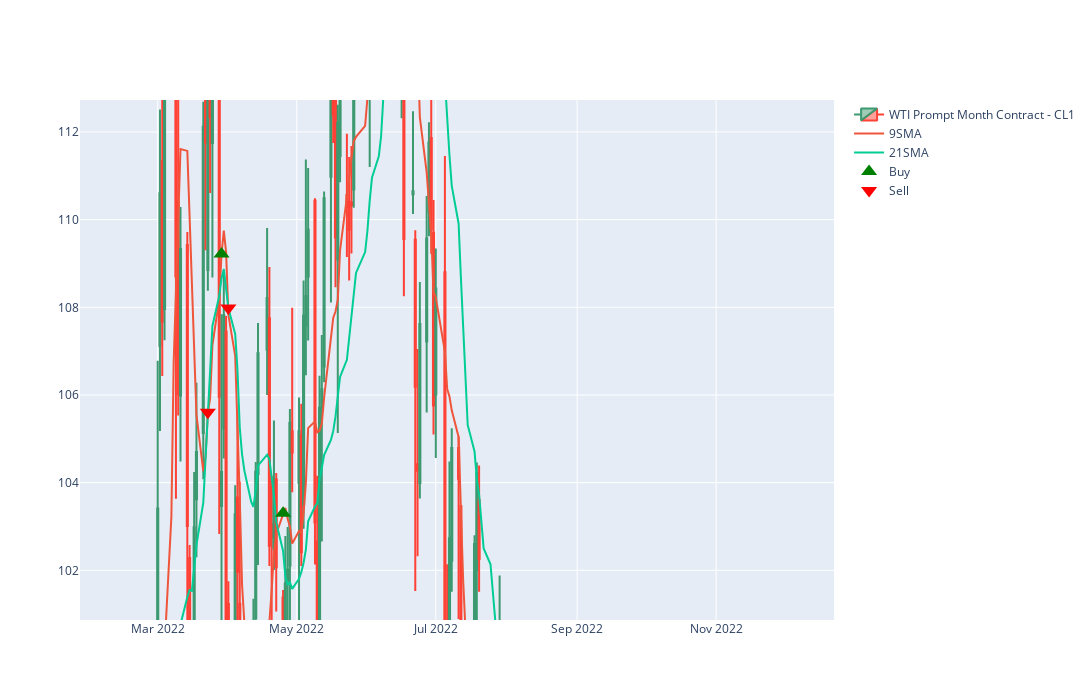

Here is the notebook cell this chart was saved with:
### Code cell
# simple candle chart

def ohlc_plot_sma(df):
    fig = go.Figure(data=[
                    go.Candlestick(
                        x=df.index,
                        open=df['Open'],
                        high=df['High'],
                        low=df['Low'], 
                        close=df['Close'],
                        name = 'WTI Prompt Month Contract - CL1'
                                        ),
                    go.Scatter(
                        x=df.index,
                        y=df['9SMA'],
                        name = '9SMA')]
                   )
                   
    fig.add_trace(go.Scatter(
                    x=df.index, 
                    y=df['21SMA'],
                    mode='lines',
                    name='21SMA')
                 
                 )
    # buy signals
    fig.add_trace(go.Scatter(
                    x=df[df['Position'] == 1].index, 
                    y=df['9SMA'][df['Position'] == 1],
                    mode='markers',
                    name='Buy',
                    marker_symbol='triangle-up',
                    marker_color='green',
                    marker_size=14))
    
    # sell signals
    fig.add_trace(go.Scatter(
                    x=df[df['Position'] == -1].index, 
                    y=df['21SMA'][df['Position'] == -1],
                    mode='markers',
                    name='Sell',
                    marker_symbol='triangle-down',
                    marker_color='red',
                    marker_size=14))
    
    fig.update_layout(xaxis_rangeslider_visible=False,width=2000, height=700)
    fig.show()
ohlc_plot_sma(df=df)
